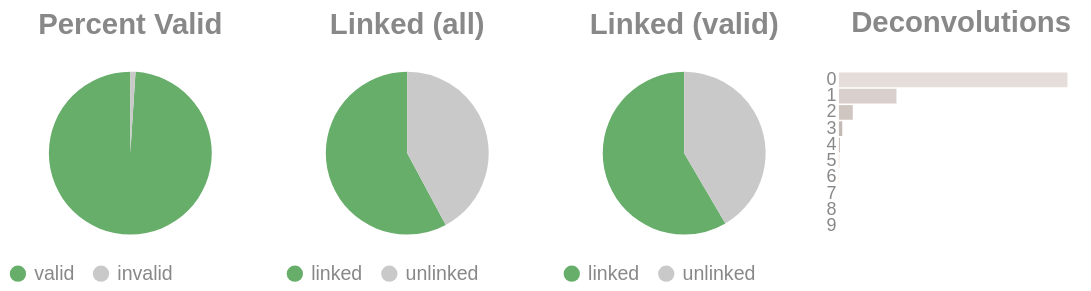

The code cell stored with this chart in its notebook:
### Code cell
if SKIPLR:
    pass
else:
    clash = Counter()
    for i in valids['molecule'].to_list():
        _mol = i.split("-")
        if len(_mol) == 1:
            clash.update('0')
        else:
            clash.update(_mol[-1])

    _d = {"deconvolutions": [], 'count': []}
    for k,v in clash.items():
        _d['deconvolutions'].append(k)
        _d['count'].append(v)

    tot_valid = valids['reads'].sum()
    mask = valids['reads'] >= 2
    n_linked_reads = valids.filter(mask)['reads'].sum()
    if n_linked_reads == 0:
        print_html("No linked molecules (>=2 reads) were detected; skipping linked-only distributions.")
        SKIPLR = True
    else:
        perc_valid = round(tot_valid / n_reads, 4)
        linked_perc_abs = round(n_linked_reads / n_reads, 4)
        linked_perc = round(n_linked_reads / tot_valid, 4)

    _valid = pl.DataFrame({"valids": ['valid', 'invalid'], "count": [tot_valid, n_reads - tot_valid]})
    _linked_abs = pl.DataFrame({"linked (absolute)": ['linked', 'unlinked'], "count": [n_linked_reads, n_reads - n_linked_reads]})
    _linked_rel = pl.DataFrame({"linked (valids)": ['linked', 'unlinked'], "count": [n_linked_reads, tot_valid - n_linked_reads]})

    (
        alt.hconcat(
            piechart(_valid, goodval = 'valid', title = "Percent Valid"),
            piechart(_linked_abs, goodval = "linked", title =  "Linked (all)"),
            piechart(_linked_rel, goodval = "linked", title =  "Linked (valid)"),
            convolutionbar(pl.DataFrame(_d), title = "Deconvolutions"),
            center = True,
            bounds = 'flush'
        )
        .resolve_scale(color='independent')
        .resolve_legend('independent')
        .properties(usermeta={'embedOptions': {"actions": False}})
    ).display()

### Figure 1 — Vega-Lite specification as saved in the notebook (floating-point values rounded to 4 significant figures)
{"width": "container", "height": 400, "config": {"title": {"anchor": "start", "dy": -15, "fontSize": 18, "color": "#888888", "subtitleColor": "#888888", "subtitleFontSize": 14}, "arc": {"fill": "#0072B2"}, "axis": {"domainColor": "#888888", "domainWidth": 0.5, "gridWidth": 0.2, "grid": false, "titleFontWeight": 400, "titleFontSize": 15, "labelFontSize": 11, "labelColor": "#888888", "tickColor": "#888888", "tickWidth": 0.2, "titleColor": "#888888"}, "axisBand": {"grid": false}, "axisX": {"grid": true, "tickSize": 10, "domainCap": "round"}, "axisY": {"domain": false, "grid": true, "tickSize": 0, "domainCap": "round"}, "background": "transparent", "header": {"labelFontSize": 15, "labelColor": "#888888", "titleFontSize": 15, "titleFontWeight": 600, "titleColor": "#888888"}, "legend": {"labelFont": "sans-serif", "labelFontSize": 12, "labelColor": "#888888", "symbolSize": 100, "symbolType": "circle", "titleFontSize": 12, "titlePadding": 10, "titleColor": "#888888", "title": null}, "range": {"category": ["#E69F00", "#56B4E9", "#009E73", "#F0E442", "#0072B2", "#D55E00", "#CC79A7", "#000000"], "diverging": ["#cfe8f3", "#a2d4ec", "#73bfe2", "#46abdb", "#1696d2", "#12719e"]}, "area": {"fill": "#0072B2", "fillOpacity": 0.7, "line": true, "strokeOpacity": 0.7}, "line": {"color": "#0072B2", "stroke": "#0072B2", "strokeWidth": 2}, "trail": {"color": "#0072B2", "stroke": "#0072B2", "strokeWidth": 0, "size": 1}, "point": {"filled": true, "fillOpacity": 1.0, "size": 95}, "text": {"color": "#888888", "fontSize": 11, "align": "right", "fontWeight": 400, "size": 11}, "bar": {"fill": "#0072B2", "stroke": null}, "view": {"stroke": null, "continuousWidth": 660, "continuousHeight": 400}}, "hconcat": [{"data": {"name": "data-e1fb9516c9db50628641a63b1f341be5"}, "mark": {"type": "arc"}, "encoding": {"color": {"field": "valids", "legend": {"orient": "bottom", "title": null}, "scale": {"domain": ["valid", "invalid"], "range": ["#68ae6b", "#C9C9C9"]}, "title": "Valids", "type": "nominal"}, "theta": {"field": "count", "type": "quantitative"}, "tooltip": [{"field": "valids", "title": "Valids", "type": "ordinal"}, {"field": "percent", "format": ".2%", "title": "Percent", "type": "quantitative"}, {"field": "count", "title": "Count", "type": "quantitative"}]}, "height": 100, "title": {"text": "Percent Valid", "align": "center", "anchor": "middle"}, "transform": [{"calculate": "datum.count / 20688039", "as": "percent"}], "width": 150}, {"data": {"name": "data-62b4b0d79d91b5b0c8a3b44196254b92"}, "mark": {"type": "arc"}, "encoding": {"color": {"field": "linked (absolute)", "legend": {"orient": "bottom", "title": null}, "scale": {"domain": ["linked", "unlinked"], "range": ["#68ae6b", "#C9C9C9"]}, "title": "Linked (Absolute)", "type": "nominal"}, "theta": {"field": "count", "type": "quantitative"}, "tooltip": [{"field": "linked (absolute)", "title": "Linked (Absolute)", "type": "ordinal"}, {"field": "percent", "format": ".2%", "title": "Percent", "type": "quantitative"}, {"field": "count", "title": "Count", "type": "quantitative"}]}, "height": 100, "title": {"text": "Linked (all)", "align": "center", "anchor": "middle"}, "transform": [{"calculate": "datum.count / 20688039", "as": "percent"}], "width": 150}, {"data": {"name": "data-3ed74b98c22e81931e49234126d2bac8"}, "mark": {"type": "arc"}, "encoding": {"color": {"field": "linked (valids)", "legend": {"orient": "bottom", "title": null}, "scale": {"domain": ["linked", "unlinked"], "range": ["#68ae6b", "#C9C9C9"]}, "title": "Linked (Valids)", "type": "nominal"}, "theta": {"field": "count", "type": "quantitative"}, "tooltip": [{"field": "linked (valids)", "title": "Linked (Valids)", "type": "ordinal"}, {"field": "percent", "format": ".2%", "title": "Percent", "type": "quantitative"}, {"field": "count", "title": "Count", "type": "quantitative"}]}, "height": 100, "title": {"text": "Linked (valid)", "align": "center", "anchor": "middle"}, "transform": [{"calculate": "datum.count / 20476171", "as": "percent"}], "width": 150}, {"data": {"name": "data-1ebcc28724f6ef773b26cd946c1deb1c"}, "mark": {"type": "bar"}, "encoding": {"color": {"field": "deconvolutions", "legend": null, "scale": {"scheme": "lightgreyred"}, "type": "nominal"}, "tooltip": [{"field": "deconvolutions", "title": "Deconvolutions", "type": "ordinal"}, {"field": "percent", "format": ".2%", "title": "Percent", "type": "quantitative"}, {"field": "count", "title": "Count", "type": "quantitative"}], "x": {"axis": null, "field": "count", "type": "quantitative"}, "y": {"field": "deconvolutions", "sort": "ascending", "title": null, "type": "nominal"}}, "height": 100, "title": {"text": "Deconvolutions", "align": "center", "anchor": "middle"}, "transform": [{"calculate": "datum.count / 12455303", "as": "percent"}], "width": 150}], "bounds": "flush", "center": true, "resolve": {"legend": {"angle": "independent"}, "scale": {"color": "independent"}}, "usermeta": {"embedOptions": {"actions": false}}, "$schema": "https://vega.github.io/schema/vega-lite/v6.4.1.json", "datasets": {"data-e1fb9516c9db50628641a63b1f341be5": [{"valids": "valid", "count": 20476171}, {"valids": "invalid", "count": 211868}], "data-62b4b0d79d91b5b0c8a3b44196254b92": [{"linked (absolute)": "linked", "count": 11966385}, {"linked (absolute)": "unlinked", "count": 8721654}], "data-3ed74b98c22e81931e49234126d2bac8": [{"linked (valids)": "linked", "count": 11966385}, {"linked (valids)": "unlinked", "count": 8509786}], "data-1ebcc28724f6ef773b26cd946c1deb1c": [{"deconvolutions": "0", "count": 9353139}, {"deconvolutions": "1", "count": 2353415}, {"deconvolutions": "2", "count": 565439}, {"deconvolutions": "3", "count": 136057}, {"deconvolutions": "4", "count": 34347}, {"deconvolutions": "5", "count": 9059}, {"deconvolutions": "6", "count": 2634}, {"deconvolutions": "7", "count": 826}, {"deconvolutions": "8", "count": 281}, {"deconvolutions": "9", "count": 106}]}}
